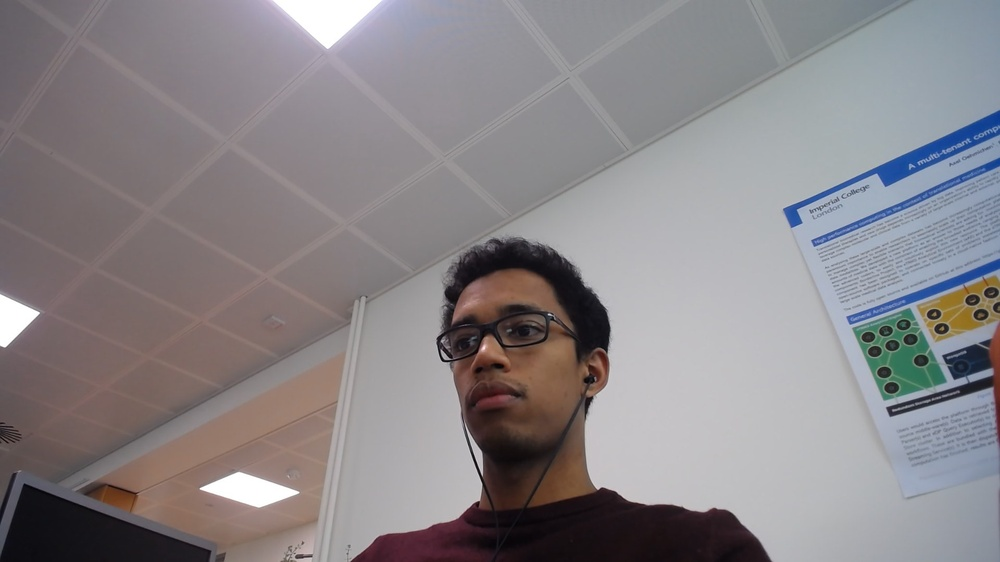
#> input picture Andrinirina/images/im2.jpg, 1000 x 562 px, shrunk from 1920 x 1080 before the run
$ python edge_detection.py
#> lines starting #> are read from the running program, lines starting #| are printed output that depends on the picture
import cv2
import numpy as np
from matplotlib import pyplot as plt

img = cv2.imread('../images/im2.jpg',0)
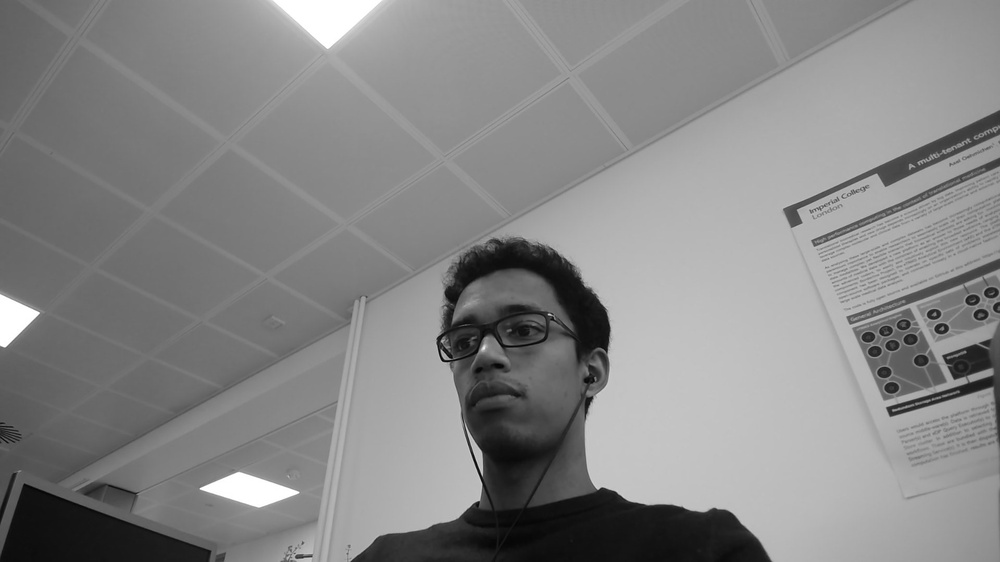
#> img: shape (562, 1000); min 1, max 255, mean 134.6
edges = cv2.Canny(img,50,200)
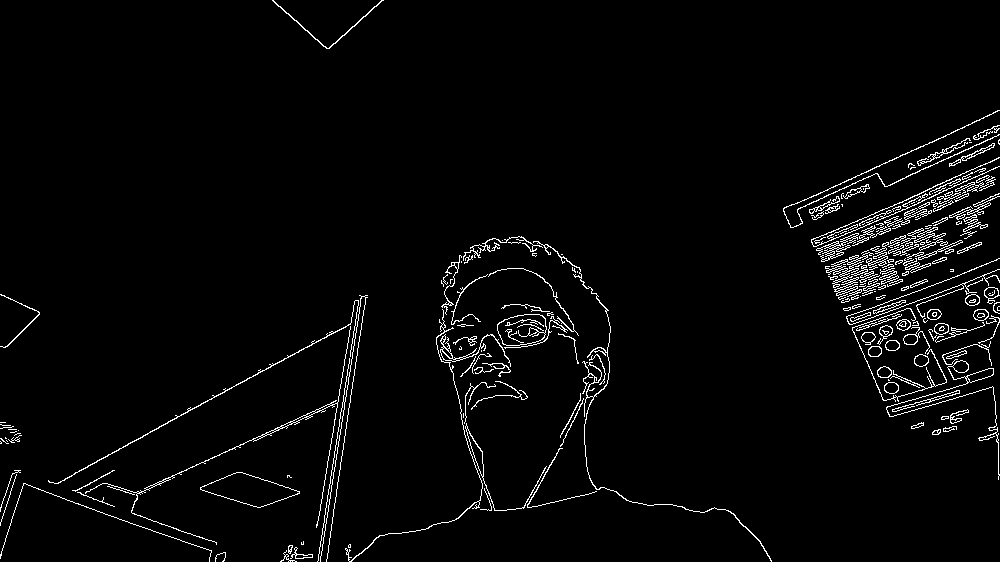
#> edges: shape (562, 1000); 2.9% white in thin lines or dots

plt.subplot(121),plt.imshow(img,cmap = 'gray')
plt.title('Original Image'), plt.xticks([]), plt.yticks([])
plt.subplot(122),plt.imshow(edges,cmap = 'gray')
plt.title('Edge Image'), plt.xticks([]), plt.yticks([])

cv2.imwrite("all.png", edges)
plt.show()
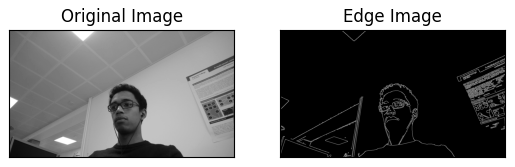
#> figure drawn by matplotlib, 2 panels

$ run again, with Andrinirina/images/im1.jpg copied over Andrinirina/images/im2.jpg
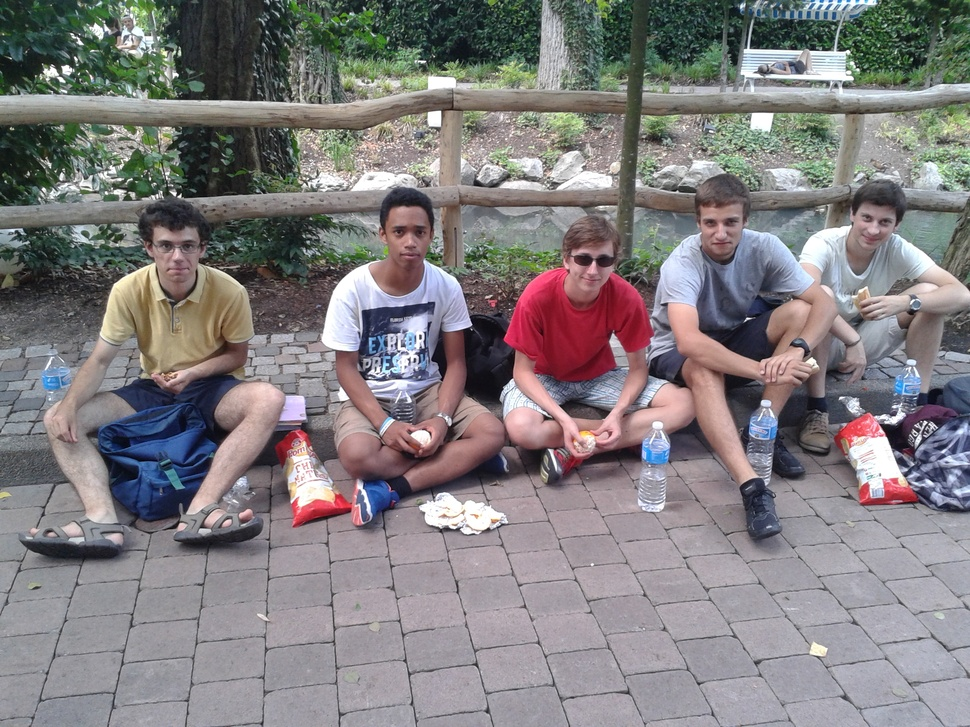
#> input picture Andrinirina/images/im1.jpg, 970 x 727 px, shrunk from 2560 x 1920 before the run
#> `edges = cv2.Canny(img,50,200)`:
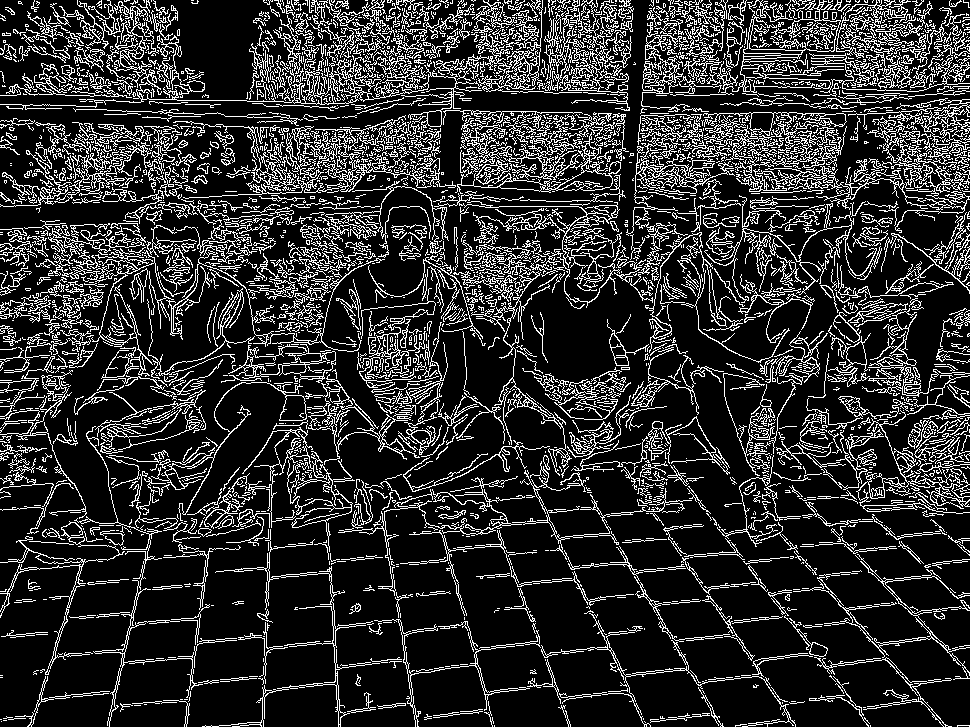
#> edges: shape (727, 970); 18.2% white in thin lines or dots
#> `plt.show()`:
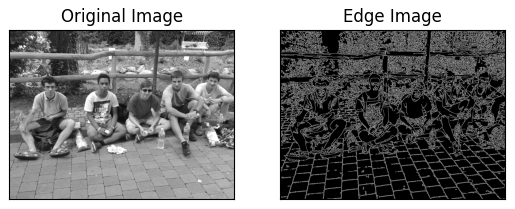
#> figure drawn by matplotlib, 2 panels

$ run again, with Andrinirina/images/im3.jpg copied over Andrinirina/images/im2.jpg
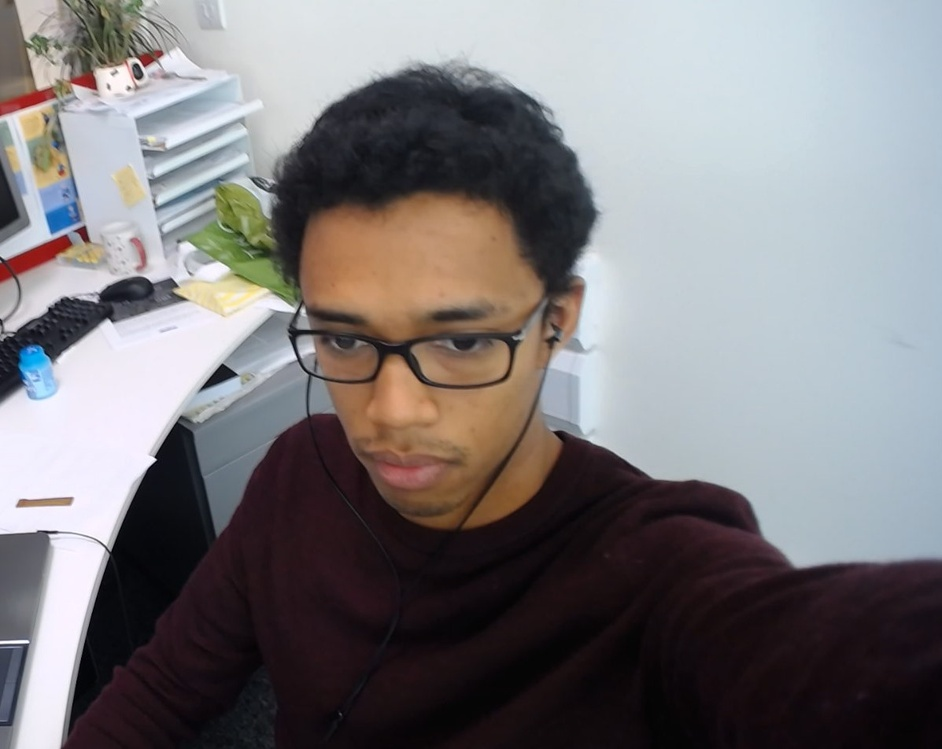
#> input picture Andrinirina/images/im3.jpg, 942 x 749 px, shrunk from 1197 x 952 before the run
#> `edges = cv2.Canny(img,50,200)`:
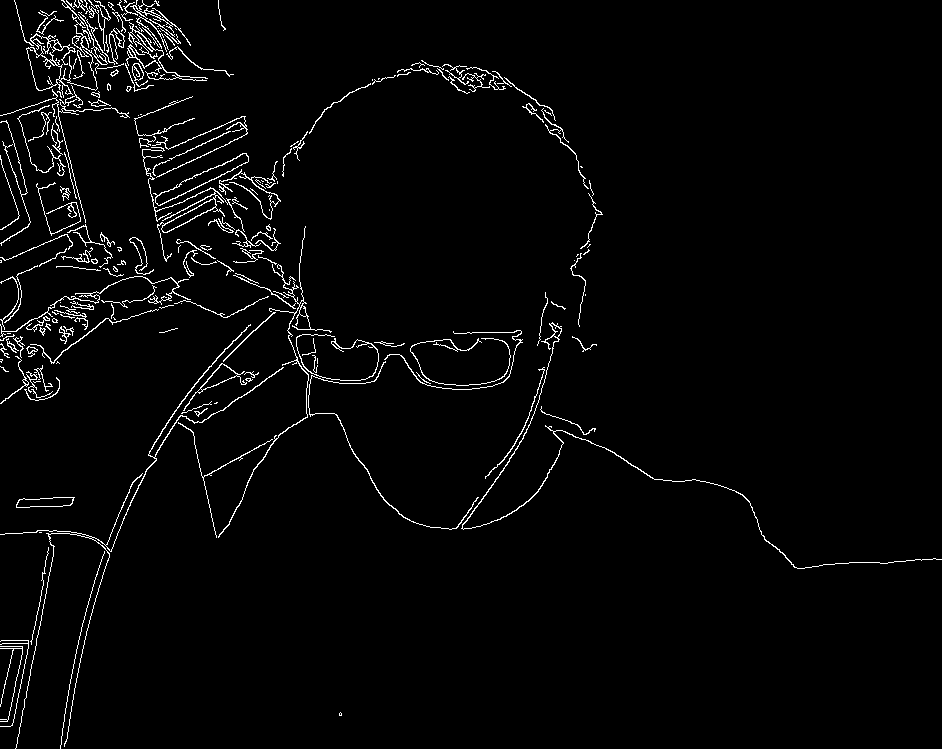
#> edges: shape (749, 942); 2.6% white in thin lines or dots
#> `plt.show()`:
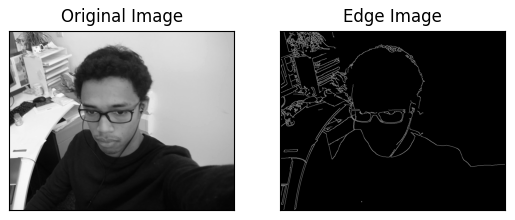
#> figure drawn by matplotlib, 2 panels

$ run again, with Andrinirina/images/im4.jpg copied over Andrinirina/images/im2.jpg
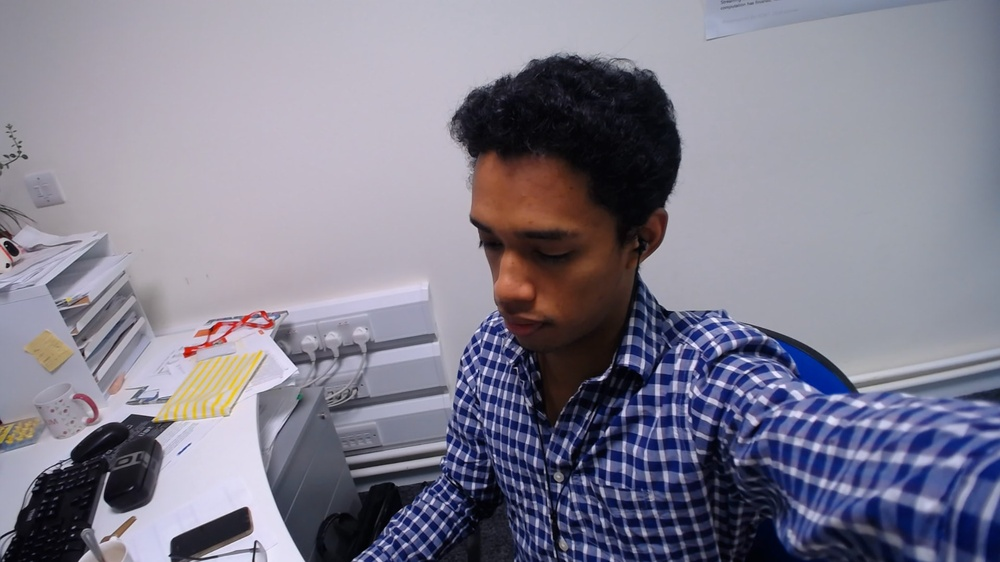
#> input picture Andrinirina/images/im4.jpg, 1000 x 562 px, shrunk from 1920 x 1080 before the run
#> `edges = cv2.Canny(img,50,200)`:
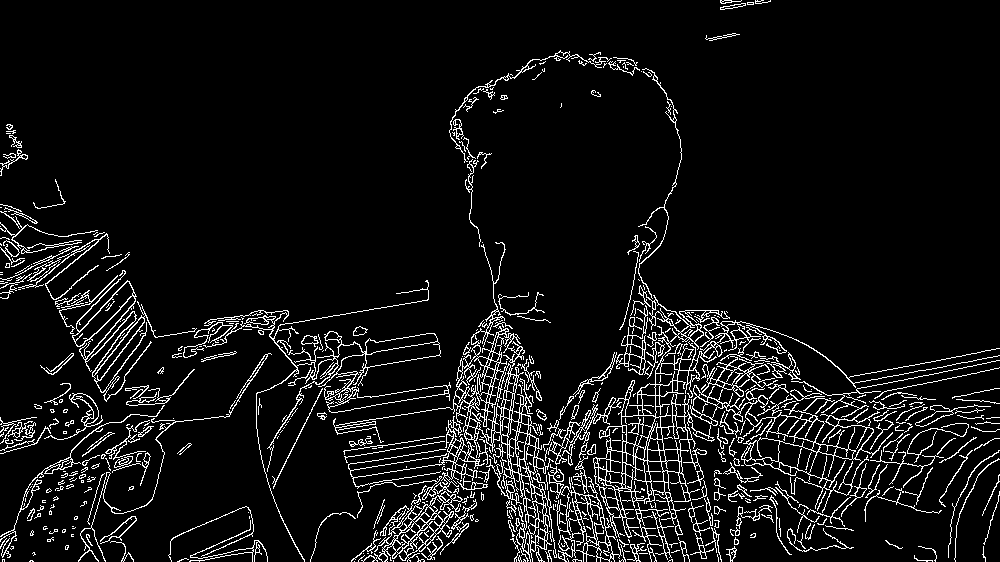
#> edges: shape (562, 1000); 7.2% white in thin lines or dots
#> `plt.show()`:
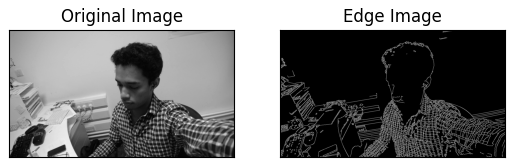
#> figure drawn by matplotlib, 2 panels
